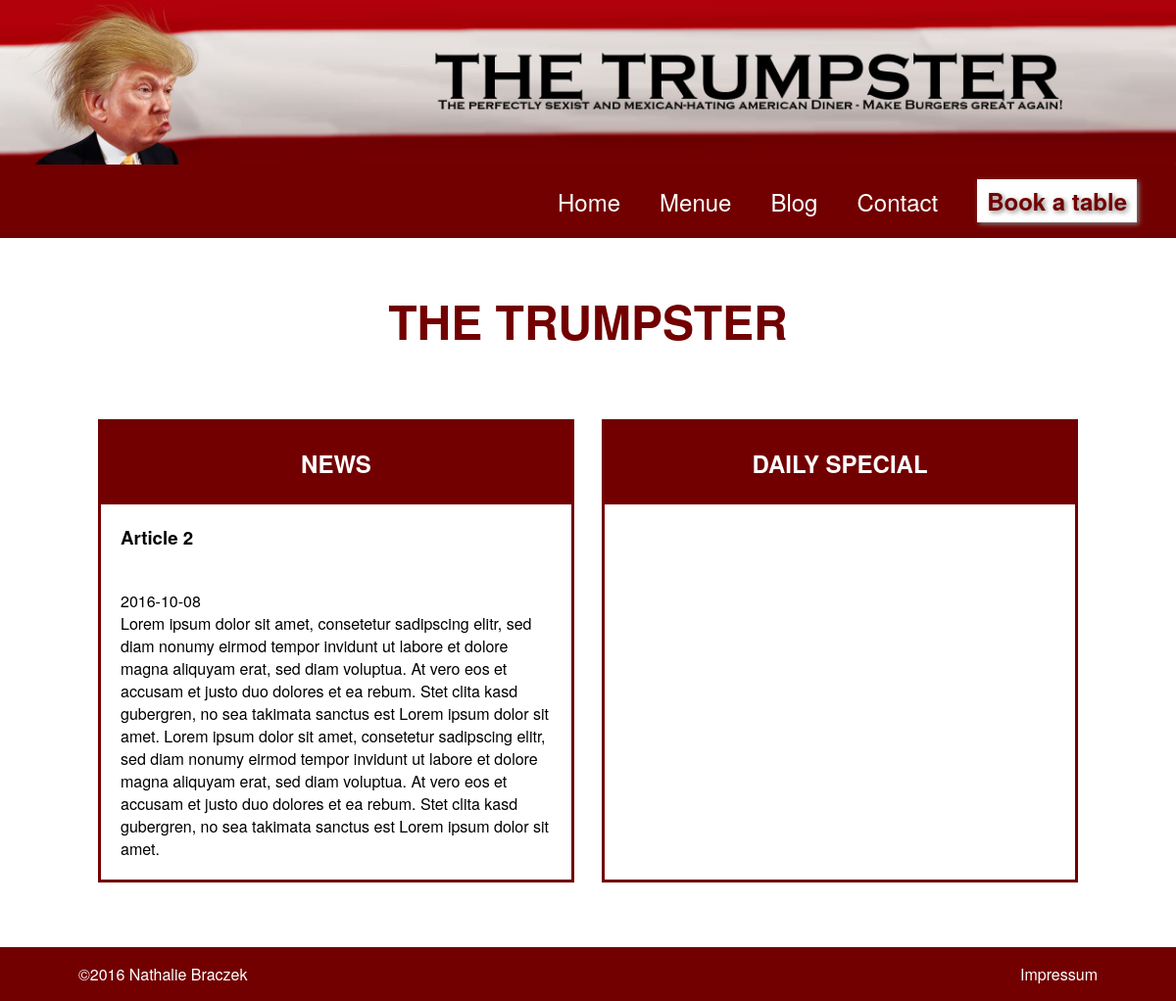
Before: /src/public/index.php with the older database file.
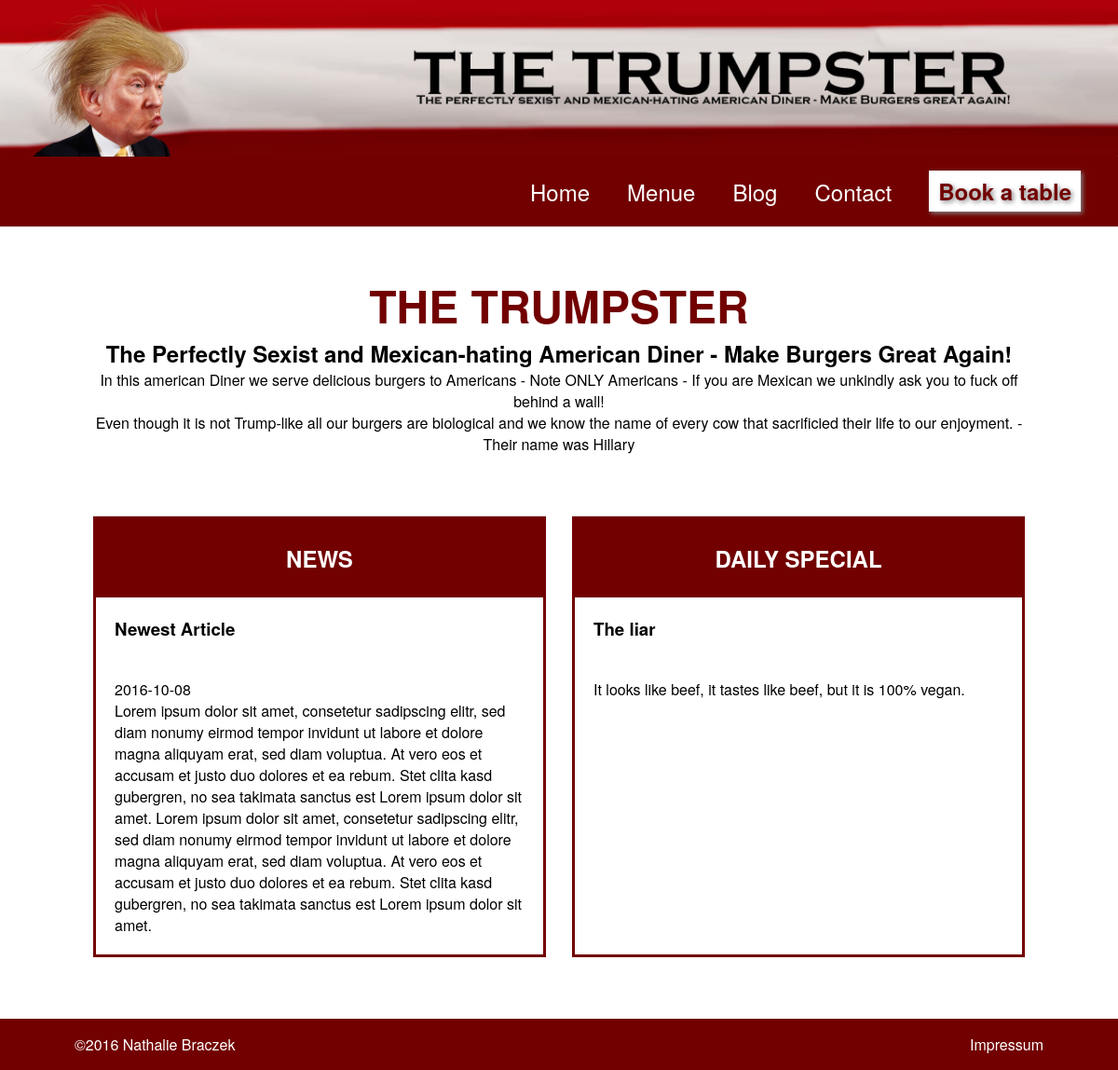
After: the same page with the newer database file.
### tables this page shows
CREATE TABLE `article` (
  `Article_ID` int(11) NOT NULL,
  `Article_Title` varchar(64) NOT NULL,
  `Article_Created` date NOT NULL,
  `Article_Content` mediumtext NOT NULL
);

CREATE TABLE `information` (
  `Information_ID` int(11) NOT NULL,
  `Information_Name` varchar(16) NOT NULL,
  `Information_Content` mediumtext NOT NULL,
  `Information_Hint` varchar(255) NOT NULL
);

CREATE TABLE `products` (
  `Product_ID` int(11) NOT NULL,
  `Product_Title` varchar(64) NOT NULL,
  `Product_Description` mediumtext NOT NULL,
  `Product_Price` float NOT NULL,
  `Product_Special` tinyint(1) NOT NULL,
  `Product_Restriction` enum('Vegetarian','Vegan','Pesketarian','Normal') NOT NULL,
  `Product_Category` enum('Food','Drink','Menue','') NOT NULL,
  `Product_Votes` int(11) NOT NULL,
  `Product_Total` int(11) NOT NULL
);

### src/classes/Repository.php (called while the page is built, shortened)
<?php
abstract class Repository
{
    protected $database;
    public function __construct($database)
    {
        $this->database = $database;
    }
    protected function getOne($sql)
    {
        $result = mysqli_query($this->database, $sql, MYSQLI_ASSOC);
        return $result->fetch_object();
    }
}

### src/classes/ArticleRepo.php (called while the page is built, shortened)
<?php
class ArticleRepo extends Repository
{
    protected $table = 'article';
    protected $prefix = 'Article_';
    public function getNewest()
    {
        return $this->getOne("SELECT * FROM {$this->table} ORDER BY {$this->prefix}Created DESC");
    }
}

### src/classes/InformationRepo.php (called while the page is built, shortened)
<?php
class InformationRepo extends Repository
{
    public function getByName($name)
    {
        return $this->getOne("SELECT * FROM information WHERE Information_Name='" . $name . "'");
    }
}

### src/classes/ProductRepo.php (called while the page is built, shortened)
<?php
class ProductRepo extends Repository
{
    public function getSpecial()
    {
        return $this->getOne("SELECT * FROM products WHERE Product_Special=1");
    }
}

### src/public/index.php (the view, shortened to what this page needs)
<?php
$databaseConnection = new DatabaseConnection();
$database           = $databaseConnection->connect();
$articleRepo        = new ArticleRepo($database);
$articles           = $articleRepo->getNewest();
$productsRepo       = new ProductRepo($database);
$special            = $productsRepo->getSpecial();
$informationRepo    = new InformationRepo($database);
$slogan      = $informationRepo->getByName('Slogan')->Information_Content;
$description = $informationRepo->getByName('Description')->Information_Content;
?>
<html>
    <head>
        <link rel="stylesheet" type="text/css" href="css/restaurantStyle.css"/>
    </head>
    <body>
        <?php include "partial/header.php"; ?>
        <div class="content">
            <div id="description">
                <h1>The Trumpster</h1>
                <h2><?php echo $slogan; ?></h2>
                <p><?php echo nl2br($description); ?></p>
            </div>
            <div class="container">
                <div class="box">
                    <h2 class="title">News</h2>
                    <h3  class="padding"><?php echo $articles->Article_Title; ?></h3>
                    <p  class="padding">
                        <?php echo $articles->Article_Created; ?>
                        <br>
                        <?php echo $articles->Article_Content; ?>
                    </p>
                </div>
                <div class="box">
                    <h2 class="title">Daily Special</h2>
                    <h3 class="padding"><?php echo $special->Product_Title; ?></h3>
                    <p class="padding"><?php echo $special->Product_Description; ?></p>
                </div>
            </div>
        </div>
        <?php include "partial/footer.php"; ?>
    </body>
</html>

Changed rows visible on the page:
added information: Information_Content "The Perfectly Sexist and Mexican-hating American Diner - Make Burgers Great Again!"
added information: Information_Content "In this american Diner we serve delicious burgers to Americans - Note ONLY Americans - If you are Mexican we unkindly ask you to fuck off behind a wall! Even though it is not Trump-like all our burgers are biological and we know the name of every cow that sacrificied their life to our enjoyment. - Their name was Hillary"
changed article: Article_Title "Article 2" → "Newest Article"
now on this page (row edited): products: Product_Title "The liar", Product_Description "It looks like beef, it tastes like beef, but it is 100% vegan."
